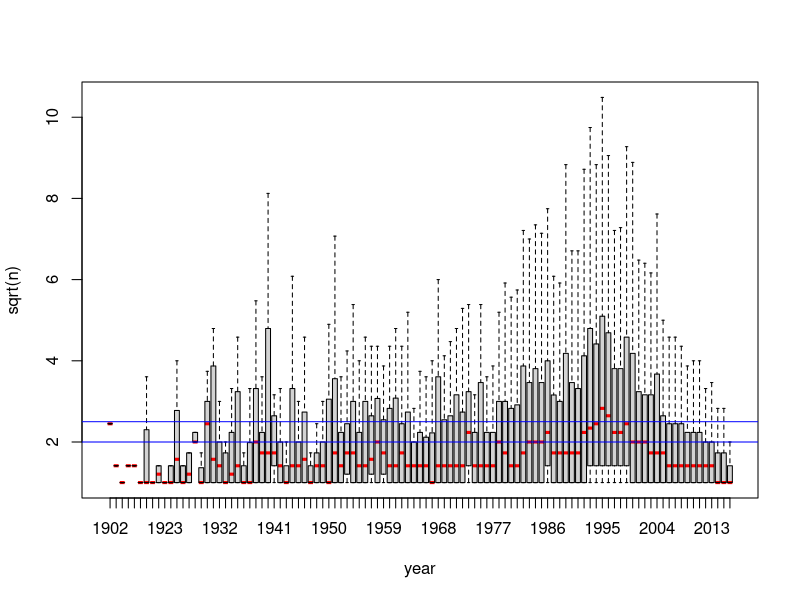
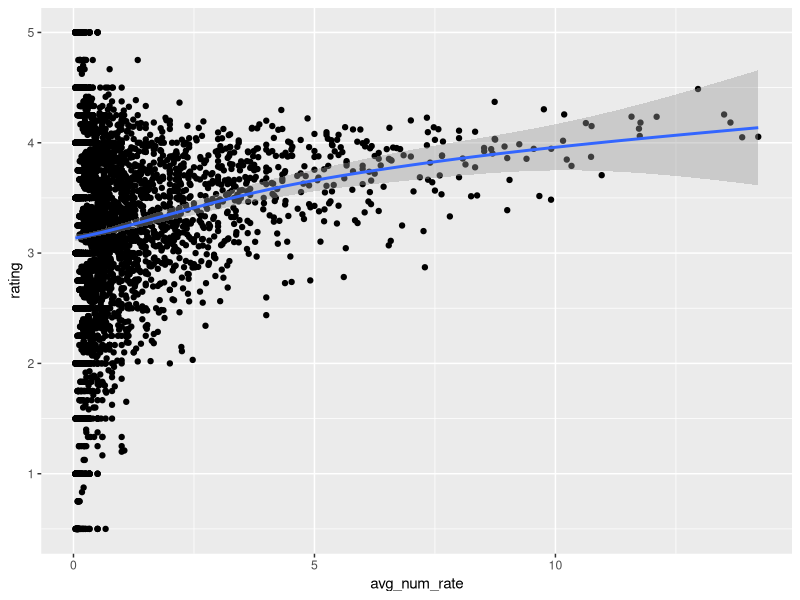
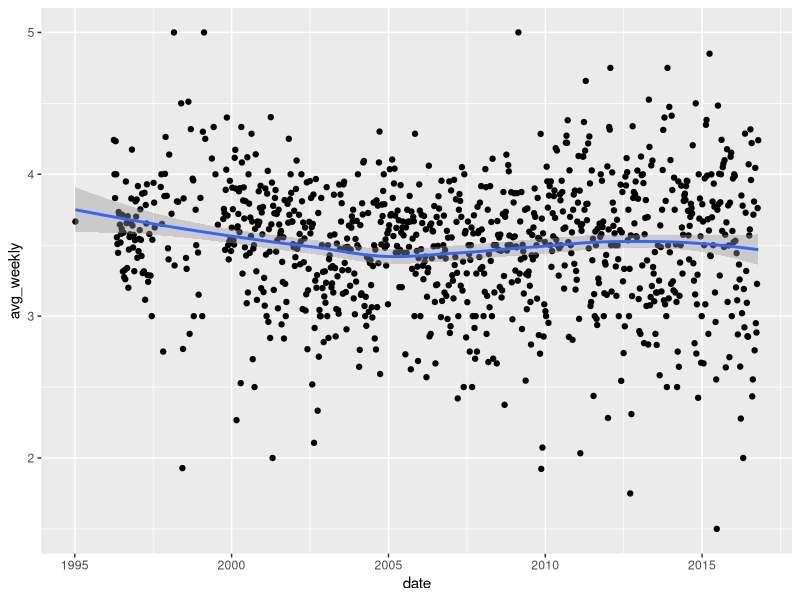
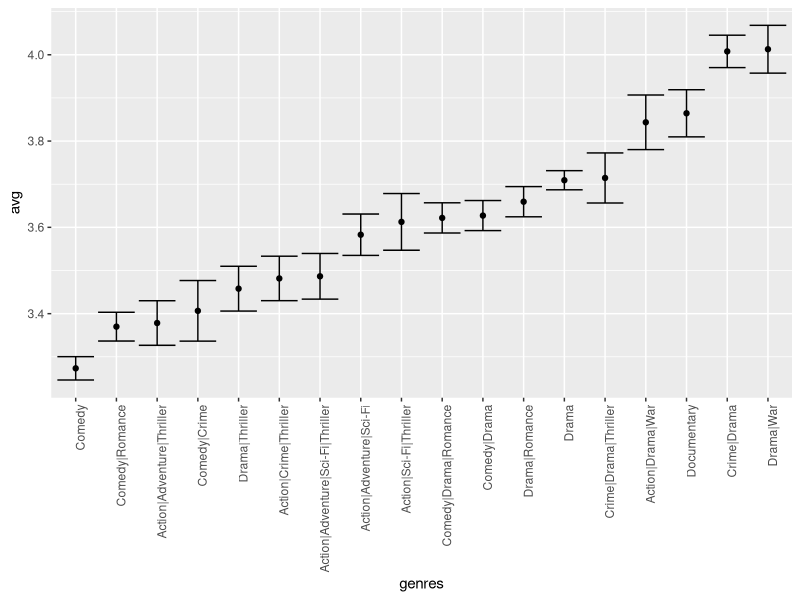

Source code (R) for these figures, in order:
#Recommendation Systems
#Data Analysis
#Library
library(dslabs)
library(tidyverse)
data("movielens")

#setup training and testing data sets
movielens %>%
  summarize(n_users = n_distinct(userId),
            n_movies = n_distinct(movieId))

library(caret)
set.seed(755)
test_index <- createDataPartition(y = movielens$rating, times = 1,
                                  p = 0.2, list = FALSE)
train_set <- movielens[-test_index,]
test_set <- movielens[test_index,]

test_set <- test_set %>% 
  semi_join(train_set, by = "movieId") %>%
  semi_join(train_set, by = "userId")

#Q1
names(train_set)

head(movielens)
# find the text pattern in title column
movielens%>%
  filter(title=='The Shawshank Redemption')
movielens%>%
  filter(title=='Toy Story')

#count and plot the number of ratings against year
num_rating<- movielens %>% 
  group_by(movieId, year) %>%
  count(movieId)

boxplot(sqrt(n)~year,
        data = num_rating,
        outline = FALSE,
        medcol="red")
# hight light 2 and 2.5 to find the max number of ratings
abline(h=2, col = "blue")
abline(h=2.5, col = "blue")


#alternative
#movielens %>% group_by(movieId) %>%
#  summarize(n = n(), year = as.character(first(year))) %>%
#  qplot(year, n, data = ., geom = "boxplot") +
#  coord_trans(y = "sqrt") +
#  theme(axis.text.x = element_text(angle = 90, hjust = 1))


#Q2
#filter 1993 later, group id and year,and 
#calculate the years (number of years from published to 2018) and rating avg
new_movies <- movielens %>%
  filter(year>=1993) %>%
  group_by(movieId,year) %>%
  summarise(n = n(), years = 2018 - first(year),
            title = title[1],
            rating = mean(rating))

new_movies

#find the avg of number of rating between published day to 2018, and find top 25
max_count <- new_movies %>%
  mutate(avg_num_rate = n/years) %>%
  slice_max(avg_num_rate, n=25)

max_count

# identify the movies, Forrest Gump and The Shawshank Redemption
max_count%>%
  filter(title=='Forrest Gump')

max_count %>%
  filter(title=='Shawshank Redemption, The') 

#alternative
#movielens %>% 
#  filter(year >= 1993) %>%
#  group_by(movieId) %>%
#  summarize(n = n(), years = 2018 - first(year),
#            title = title[1],
#            rating = mean(rating)) %>%
#  mutate(rate = n/years) %>%
#  top_n(25, rate) %>%
#  arrange(desc(rate))  
#-------------------------  
#Q3
#plot the avg of number of ratings against rating of the movie
ggplot(max_count, aes(avg_num_rate, rating)) +
  geom_point() +
  geom_smooth()

#alternative
#movielens %>% 
#  filter(year >= 1993) %>%
#  group_by(movieId) %>%
#  summarize(n = n(), years = 2018 - first(year),
#            title = title[1],
#            rating = mean(rating)) %>%
#  mutate(rate = n/years) %>%
#  ggplot(aes(rate, rating)) +
#  geom_point() +
#  geom_smooth()

#------------------------------

#Q5
#transfer the timestamp(sec) to datetime datatype
movielens <- mutate(movielens, date = as_datetime(timestamp))
movielens

#Q6
#find the week of each year
movielens$rate_week <- week(movielens$date)
movielens$rate_year <- year(movielens$date)

#round week and graph the avg weekly against date
movielens %>%
  mutate(date = round_date(date, unit = "week")) %>%
  group_by(date) %>%
  summarize(
    avg_weekly = mean(rating),
    date = date[1]
  ) %>%
  ggplot(aes(x=date, y=avg_weekly)) +
  geom_point() +
  geom_smooth()


#alternative
#movielens %>% mutate(date = round_date(date, unit = "week")) %>%
#  group_by(date) %>%
#  summarize(rating = mean(rating)) %>%
#  ggplot(aes(date, rating)) +
#  geom_point() +
#  geom_smooth()

#------------------------------------
#Q8
names(movielens)
#find avg rating, standard error, filter out the genres that is less than 1000
movie_genres <- movielens %>% 
  group_by(genres) %>%
  summarise(genres=genres[1], n=n(), avg=mean(rating), se=sd(rating)/sqrt(n())) %>%
  filter(n>1000) %>%
  mutate(genres = reorder(genres, avg))
movie_genres

#plot the genres against avg
ggplot(movie_genres, aes(x=genres, y=avg)) +
  geom_point()+
  geom_errorbar(aes(ymin=avg-2*se, ymax=avg+2*se)) +
  theme(axis.text.x = element_text(angle = 90, hjust = 1))

#alternative
#movielens %>% group_by(genres) %>%
#  summarize(n = n(), avg = mean(rating), se = sd(rating)/sqrt(n())) %>%
#  filter(n >= 1000) %>% 
#  mutate(genres = reorder(genres, avg)) %>%
#  ggplot(aes(x = genres, y = avg, ymin = avg - 2*se, ymax = avg + 2*se)) + 
#  geom_point() +
#  geom_errorbar() + 
#  theme(axis.text.x = element_text(angle = 90, hjust = 1))

#----------------------------
